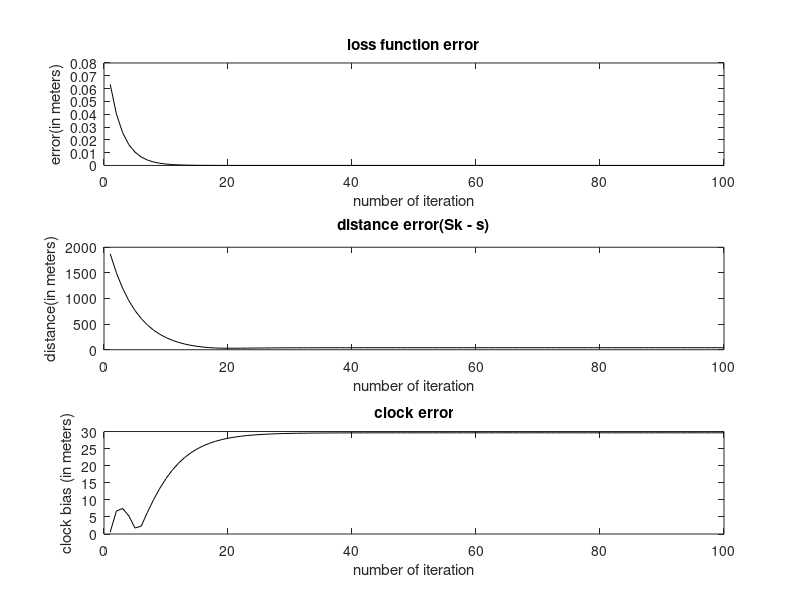

MATLAB code to generate this figure:
close all;
clear all;

b = 2.354788068e-3; %clock bias

s = [1.000000000 0.000000000 0.000000000]'; %receiver location

s_l=[3.585200000 2.070000000 0.000000000;
    2.927400000 2.927400000 0.000000000;
    2.661200000 0.000000000 3.171200000;
    1.415900000 0.000000000 3.890400000]'; %satellite positions
x_true = [s;b];

% standard deviation of the noise
sigma = 0.004;

% step size
alpha_k = 0.2;

for m = 256
    
    % simulate the pseudorange
    for i = 1:4
        for j = 1:m
            n1(j,1) = sigma*randn;
        end
        n = mean(n1);
        
        y(i,1) = sqrt((s - s_l(:,i))'*(s - s_l(:,i)))+b+n;
        
    end
    
    Sk = [0.93310 0.25000 0.258819]'; %initial guess of position
    b_hat = 0;  %initial guess of clock bias
    
    
    % implementation of gradient descent algorithm
     for k = 1:100
        for i=1:4
            rl = sqrt((Sk - s_l(:,i))'*(Sk - s_l(:,i)));
            Rs(i,:) = (Sk-s_l(:,i))'/rl;
        end
        
        for i=1:4
            for j=1:3
                r2(i,j) = Rs(i,j);
            end
        end
        
        for i=1:4
            r2(i,4) = 1;
        end
        
        H_i = inv(r2);
        
        x_k = [Sk;b_hat];
        
        for i=1:4
            rl = sqrt((Sk - s_l(:,i))'*(Sk - s_l(:,i)));
            Y(i,1) = y(i,1) - rl - b_hat;
        end
        
%         x_k_1 = x_k + alpha_k*r2'*Y; %Gradient Descent Method
        x_k_1 = x_k + alpha_k*H_i*Y; %Gauss' Method
        
        % error of the loss function
        l_k(1,k) = 0.5*Y'*Y;
        
        Sk=x_k_1(1:3,1);
        b_hat = x_k_1(4,1);
        
        % receiver position estimation error
        distance_error(1,k) = sqrt((Sk - s)'*(Sk - s))*6371;
        
        % receiver clock bias error
        clock_error(1,k) = abs(b_hat - b)*6371;
        
     end
    x_difference = abs((x_true-x_k_1)*6371); 
    
    k = 1:100;
    
    % plots for loss function, distance error, and clock bias error
    if m == 1
        subplot(3,1,1);
        plot(k,l_k,'r');
        title('loss function error');
        xlabel('number of iteration');
        ylabel('error(in meters)');
        hold on
        
        subplot(3,1,2);
        plot(k,distance_error,'r');
        title('distance error(Sk - s)');
        xlabel('number of iteration');
        ylabel('distance(in meters)');
        hold on
        
        subplot(3,1,3);
        plot(k,clock_error,'r');
        title('clock error');
        xlabel('number of iteration');
        ylabel('clock bias (in meters)');
        hold on
        
        %predicted (from the linearized dynamics) error standard deviations
        Sigma = (sigma^2/m)*eye(4);
        error1 = sqrt(inv(r2'*inv(Sigma)*r2))*6371;
        
    end
    
    if m == 4
        subplot(3,1,1);
        plot(k,l_k,'b');
        title('loss function error');
        xlabel('number of iteration');
        ylabel('error(in meters)');
        hold on
        
        subplot(3,1,2);
        plot(k,distance_error,'b');
        title('distance error(Sk - s)');
        xlabel('number of iteration');
        ylabel('distance(in meters)');
        hold on
        
        subplot(3,1,3);
        plot(k,clock_error,'b');
        title('clock error');
        xlabel('number of iteration');
        ylabel('clock bias (in meters)');
        hold on
        
        Sigma = (sigma^2/m)*eye(4);
        error2 = sqrt(inv(r2'*inv(Sigma)*r2))*6371;
    end
    
    if m == 16
        subplot(3,1,1);
        plot(k,l_k,'m');
        title('loss function error');
        xlabel('number of iteration');
        ylabel('error(in meters)');
        hold on
        
        subplot(3,1,2);
        plot(k,distance_error,'m');
        title('distance error(Sk - s)');
        xlabel('number of iteration');
        ylabel('distance(in meters)');
        hold on
        
        subplot(3,1,3);
        plot(k,clock_error,'m');
        title('clock error');
        xlabel('number of iteration');
        ylabel('clock bias (in meters)');
        hold on
        
        Sigma = (sigma^2/m)*eye(4);
        error3 = sqrt(inv(r2'*inv(Sigma)*r2))*6371;
    end
    
    if m == 256
        subplot(3,1,1);
        plot(k,l_k,'k');
        title('loss function error');
        xlabel('number of iteration');
        ylabel('error(in meters)');
        
        
        subplot(3,1,2);
        plot(k,distance_error,'k');
        title('distance error(Sk - s)');
        xlabel('number of iteration');
        ylabel('distance(in meters)');
        
        
        subplot(3,1,3);
        plot(k,clock_error,'k');
        title('clock error');
        xlabel('number of iteration');
        ylabel('clock bias (in meters)');
        
        Sigma = (sigma^2/m)*eye(4);
        error4 = sqrt(inv(r2'*inv(Sigma)*r2))*6371;
    end
end